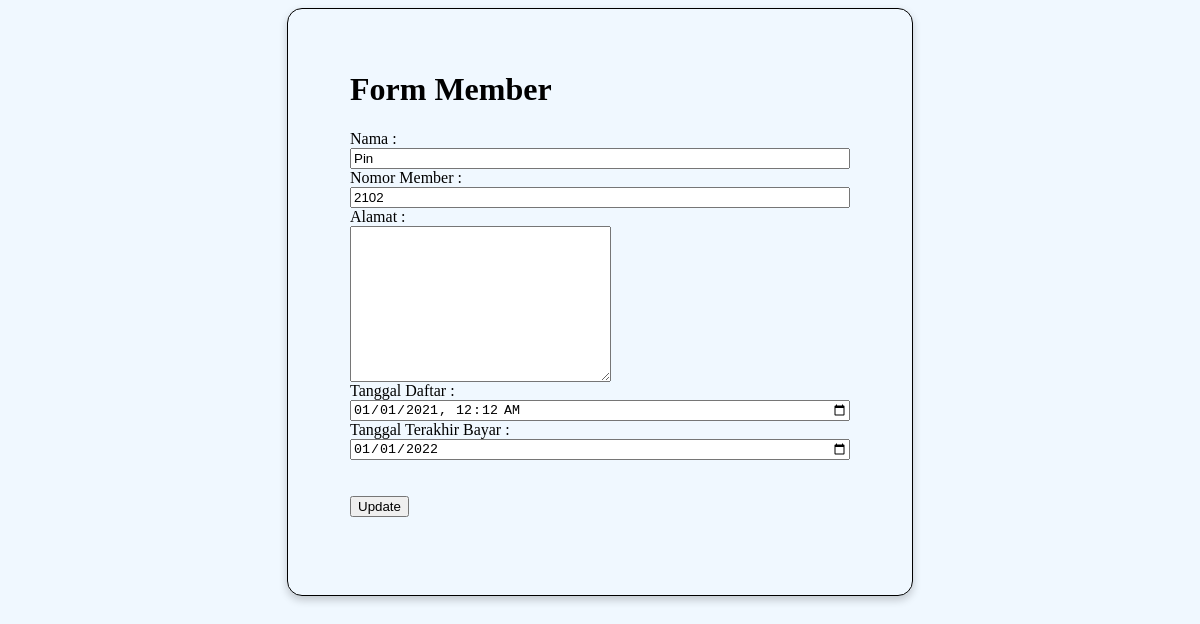
The app's page /FormMember.php?id_member=103 with its own data.
### tables this page shows
CREATE TABLE `member` (
  `id_member` int(11) NOT NULL,
  `nama_member` varchar(250) NOT NULL,
  `nomor_member` varchar(15) NOT NULL,
  `alamat` text NOT NULL,
  `tgl_mendaftar` datetime NOT NULL,
  `tgl_terakhir_bayar` date NOT NULL
);

### Koneksi.php (called while the page is built)
<?php
    function connect(){
        try{
            $dbConnect = new PDO(
                'mysql:host=localhost;dbname=web-5','root','',
                array(PDO::ATTR_ERRMODE, PDO::ERRMODE_EXCEPTION, PDO::ATTR_PERSISTENT => true)
            );
        } catch(PDOException $e){
            print "Connection Problem : ". $e ->getMessage()."<br/>";
            die();
        }
        return $dbConnect;
    }
?>

### Model.php (called while the page is built, shortened)
<?php
require("./Koneksi.php");
function editMember(){
    $b = connect()->prepare("SELECT * FROM member WHERE id_member = ".$_GET["id_member"]);
    $b -> execute();
    $GLOBALS['res'] = $b->fetchAll();
}
?>

### FormMember.php (the view, shortened to what this page needs)
<?php require('./Model.php');
if(isset($_GET['id_member'])){
    editMember();
}
?>
<DOCTYPE html>
<html>
    <body>
            <table>
                <td>
                <h1>Form Member</h1>
                <form action="" method="POST">
                <label>Nama :</label> <br>
                <input type="text" name="nama" <?php echo (isset($_GET['id_member'])) ? "value = " . $res[0]["nama_member"] . "" : "value = '' "; ?> required> <br>
                <label>Nomor Member : </label> <br>
                <input type="text" name="no_member" <?php echo (isset($_GET['id_member'])) ? "value = " . $res[0]["nomor_member"] . "" : "value = '' "; ?> required> <br>
                <label>Alamat : </label> <br>
                <textarea name="alamat" cols="30" rows="10" <?php echo (isset($_GET['id_member'])) ? "value = " . $res[0]["alamat"] . "" : "value = '' "; ?> required></textarea> <br>
                <label>Tanggal Daftar : </label> <br>
                <input type="datetime-local" name="tgl_daftar" <?php echo (isset($_GET['id_member'])) ? "value = ".date('Y-m-d\TH:i', strtotime($res[0]["tgl_mendaftar"]))."" : "value = '' "; ?> required> <br>
                <Label>Tanggal Terakhir Bayar : </Label> <br>
                <input type="date" name="tgl_terakhir_bayar" <?php echo (isset($_GET['id_member'])) ? "value = " . $res[0]["tgl_terakhir_bayar"] . "" : "value = '' "; ?> required> <br> <br>
                <br>
                <?php
                    if(isset($_GET['id_member'])){
                        echo '<button type ="submit" name="update"> Update </button>';
                    } else {
                        echo '<button type ="submit" name ="submit"> Add </button>';
                    }
                ?>
                </form>
                </td>
            </table>
    </body>
</html>

### FormMember.php (style rules this page uses)
body { background-color:aliceblue; }
table { border: 1px solid; margin-left: auto; margin-right: auto; padding: 5%; box-shadow: 0 4px 8px 0 rgba(0,0,0,0.2); border-radius: 15px; }
input { width: 100%; }
td { width: 500px; }

### records on screen
member: nama "Pin", no_member "2102", tgl_daftar "01/01/2021 00:12", tgl_terakhir_bayar "01/01/2022"
